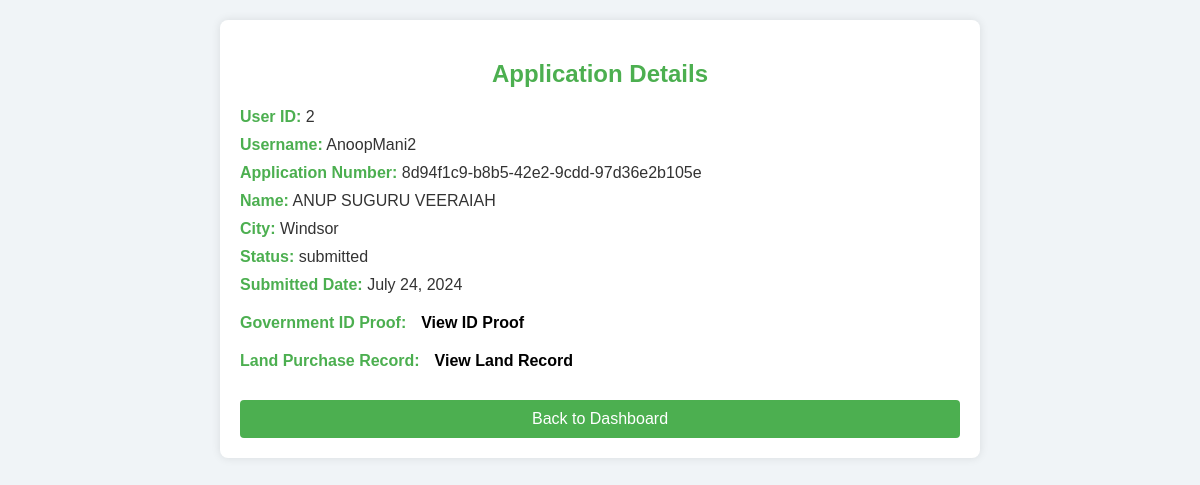
/admin_application_details/2/ (signed in), run on the app's committed database.
### myapp/models.py (models this page shows, shortened)
class CustomUser(AbstractUser):
    first_name = models.CharField(max_length=50, blank=True, null=True)
    last_name = models.CharField(max_length=50, blank=True, null=True)
    email = models.EmailField(unique=True)
    phone = models.CharField(max_length=10, blank=True, null=True)
    is_admin = models.BooleanField(default=False)

class BuildingPermit(models.Model):
    AREA_CHOICES = [
        ('0-0.3', '0<0.3'),
        ('0.3-0.5', '0.3<0.5'),
        ('0.5-0.7', '0.5<0.7'),
        ('0.7+', '>=0.7'),
    ]
    FLOORS_CHOICES = [
        ('1-3', '1-3'),
        ('4-6', '4-6'),
        ('7+', '>=7'),
    ]
    __application_status_options = {
        "submitted": "Submitted",
        "in progress": "In Progress",
        "approved": "Approved",
    }
    name = models.CharField(max_length=100)
    contact_number = models.CharField(max_length=15)
    mail_id = models.EmailField()
    city = models.CharField(max_length=100)
    province = models.CharField(max_length=100)
    area = models.CharField(max_length=20, choices=AREA_CHOICES)
    floors = models.CharField(max_length=20, choices=FLOORS_CHOICES)
    government_id_proof = models.FileField(upload_to=user_id_proof_path)
    land_purchase_record = models.FileField(upload_to=user_land_records_path)
    trees_required = models.PositiveIntegerField()
    application_number = models.CharField(max_length=50, default=str(uuid.uuid4()))
    application_status = models.CharField(max_length=20, choices=__application_status_options, default="submitted")
    date = models.CharField(max_length=50, default=str(datetime.now().strftime("%B %d, %Y")))
    user_id = models.PositiveIntegerField(default=1)
    usr = models.ForeignKey(CustomUser, on_delete=models.CASCADE)

### myapp/views.py (the view)
# urls.py: path('admin_application_details/<int:permit_id>/', views.admin_application_details, name='admin_application_details'),
@login_required
@user_passes_test(lambda u: u.is_admin)
def admin_application_details(request, permit_id):
    permit = get_object_or_404(BuildingPermit, pk=permit_id)
    user = permit.usr
    context = {
        'permit': permit,
        'user': user
    }
    return render(request, 'admin/admin_application_details.html', context)

### myapp/templates/admin/admin_application_details.html (shortened to what this page needs)
{% load static %}
<!DOCTYPE html>
<html lang="en">
<head>
    <link rel="stylesheet" type="text/css" href="{% static 'admin/admin_application_details.css' %}">
</head>
<body>
    <div class="application-details">
        <h2>Application Details</h2>
        <p><strong>User ID:</strong> {{ user.id }}</p>
        <p><strong>Username:</strong> {{ user.username }}</p>
        <p><strong>Application Number:</strong> {{ permit.application_number }}</p>
        <p><strong>Name:</strong> {{ permit.name }}</p>
        <p><strong>City:</strong> {{ permit.city }}</p>
        <p><strong>Status:</strong> {{ permit.application_status }}</p>
        <p><strong>Submitted Date:</strong> {{ permit.date }}</p>
        <div class="document-link-container">
            <p><strong>Government ID Proof:</strong></p>
            <a href="{{ permit.government_id_proof.url }}" target="_blank" class="document-link">View ID Proof</a>
        </div>
        <div class="document-link-container">
            <p><strong>Land Purchase Record:</strong></p>
            <a href="{{ permit.land_purchase_record.url }}" target="_blank" class="document-link">View Land Record</a>
        </div>
        <a href="{% url 'myapp:admin_dashboard' %}" class="back-link">Back to Dashboard</a>
    </div>
</body>
</html>

### myapp/templates/admin/admin_application_details.css (style rules this page uses)
body { font-family: Arial, sans-serif; background-color: #f0f4f7; color: #333; margin: 0; padding: 0; }
h2 { text-align: center; color: #4CAF50; margin-top: 20px; }
.application-details { width: 60%; margin: 20px auto; padding: 20px; background-color: #fff; box-shadow: 0 0 10px rgba(0, 0, 0, 0.1); border-radius: 8px; }
.application-details p { margin: 10px 0; font-size: 16px; }
.application-details p strong { color: #4CAF50; }
.document-link-container { display: flex; align-items: center; }
.document-link-container p { margin-right: 10px; }
.document-link { color: black; text-decoration: none; font-weight: bold; display: inline-block; margin-left: 5px; }
.back-link { display: block; text-align: center; margin-top: 20px; padding: 10px 20px; background-color: #4CAF50; color: white; text-decoration: none; border-radius: 4px; }

### data on the page
CustomUser: id "2", username "AnoopMani2"
BuildingPermit: application_number "8d94f1c9-b8b5-42e2-9cdd-97d36e2b105e", name "ANUP SUGURU VEERAIAH", city "Windsor", application_status "submitted", date "July 24, 2024"
